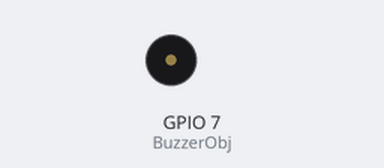
This program was run on a simulated ESP32 board running MicroPython. Parts: buzzer (waves = sounding). At 0.2 s the program stops and its outputs stay as they are.

Above: at 0.2 s.
Timing chart, 0 to 1.7 s (numbered marks = the images above):
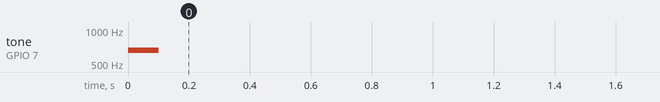

Measured:
- by itself, tone on GPIO 7 (BuzzerObj): silent → 659 Hz at 0.00 s, → silent 0.10 s later

The program:

pwmtest.py
```python
# 引入 MicroPython 的 Pin、PWM 和時間相關模組
from machine import Pin, PWM  # 用於控制 GPIO 和 PWM
from time import sleep  # 用於時間相關操作

# 初始化蜂鳴器的引腳和 PWM 物件
buzzerPIN = 7  # 設定蜂鳴器的引腳
BuzzerObj = PWM(Pin(buzzerPIN))  # 使用指定引腳初始化 PWM 物件

# 定義控制蜂鳴器的函數
def buzzer(buzzerPinObject, frequency, sound_duration, silence_duration):
    # 設定占空比為正值，以發出蜂鳴器的聲音
    buzzerPinObject.duty_u16(int(65536 * 0.1))  # 設定占空比
    # 設定蜂鳴器的頻率
    buzzerPinObject.freq(frequency)  # 設定頻率
    # 等待聲音持續時間
    sleep(sound_duration)  # 等待指定的聲音持續時間
    # 設定占空比為零，以停止聲音
    buzzerPinObject.duty_u16(int(65536 * 0))  # 停止蜂鳴器
    # 等待靜音時間，如果需要
    sleep(silence_duration)  # 等待指定的靜音時間

# 定義音符到頻率的對應表
do5 = 523  # do 音符的頻率
dod5 = 554  # dod 音符的頻率
re5 = 587  # re 音符的頻率
red5 = 622  # red 音符的頻率
mi5 = 659  # mi 音符的頻率
fa5 = 698  # fa 音符的頻率
fad5 = 739  # fad 音符的頻率
sol5 = 784  # sol 音符的頻率
sold5 = 830  # sold 音符的頻率
la5 = 880  # la 音符的頻率
lad5 = 932  # lad 音符的頻率
si5 = 987  # si 音符的頻率

# 播放一段音符序列
buzzer(BuzzerObj, mi5, 0.1, 0.1)  # 播放指定的音符序列
# 重複播放不同音符，根據所需的持續時間和靜音時間
# 這裡省略了中間的重複代碼，以簡化說明

# 停用蜂鳴器
BuzzerObj.deinit()  # 停用 PWM，關閉蜂鳴器
```
